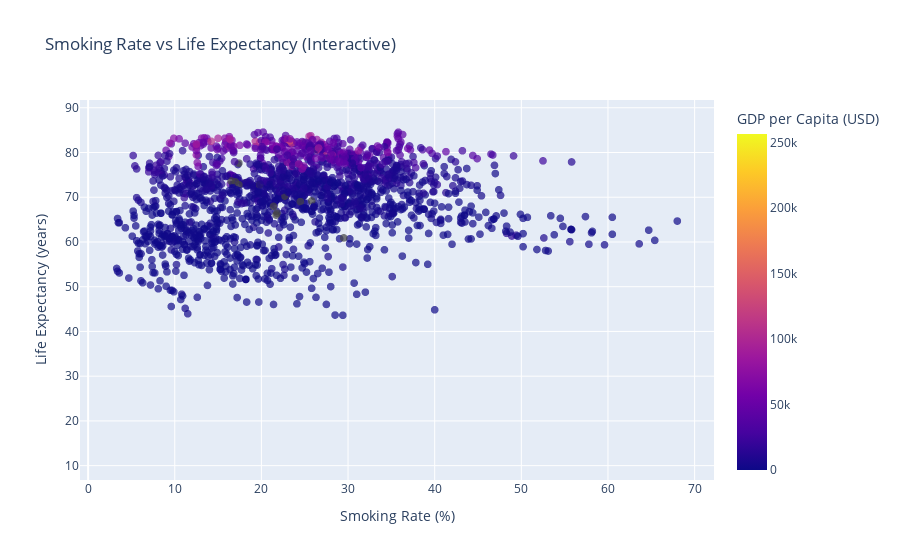

Source (notebook cell):
### Code cell
import plotly.express as px

fig = px.scatter(
    df,
    x="smoking_rate",
    y="life_expectancy",
    color="gdp_per_capita",
    hover_name="country",
    title="Smoking Rate vs Life Expectancy (Interactive)",
    labels={
        "smoking_rate": "Smoking Rate (%)",
        "life_expectancy": "Life Expectancy (years)",
        "gdp_per_capita": "GDP per Capita (USD)"
    },
)

fig.update_traces(marker=dict(size=8, opacity=0.7))
fig.show()

### Figure 1 — Plotly figure (JSON) as saved in the notebook; plotly's stock layout.template omitted (floating-point values rounded to 4 significant figures; data arrays with more than 128 entries replaced by an {"elided": "..."} marker saying what was removed)
{"data": [{"hovertemplate": "<b>%{hovertext}</b><br><br>Smoking Rate (%)=%{x}<br>Life Expectancy (years)=%{y}<br>GDP per Capita (USD)=%{marker.color}<extra></extra>", "hovertext": {"elided": "9044 str values"}, "legendgroup": "", "marker": {"color": {"elided": "9044 float values"}, "coloraxis": "coloraxis", "opacity": 0.7, "size": 8, "symbol": "circle"}, "mode": "markers", "name": "", "showlegend": false, "type": "scattergl", "x": {"elided": "9044 float values"}, "xaxis": "x", "y": {"elided": "9044 float values"}, "yaxis": "y"}], "layout": {"coloraxis": {"colorbar": {"title": {"text": "GDP per Capita (USD)"}}, "colorscale": [[0, "#0d0887"], [0.1111, "#46039f"], [0.2222, "#7201a8"], [0.3333, "#9c179e"], [0.4444, "#bd3786"], [0.5556, "#d8576b"], [0.6667, "#ed7953"], [0.7778, "#fb9f3a"], [0.8889, "#fdca26"], [1, "#f0f921"]]}, "legend": {"tracegroupgap": 0}, "title": {"text": "Smoking Rate vs Life Expectancy (Interactive)"}, "xaxis": {"anchor": "y", "domain": [0, 1], "title": {"text": "Smoking Rate (%)"}}, "yaxis": {"anchor": "x", "domain": [0, 1], "title": {"text": "Life Expectancy (years)"}}}}
